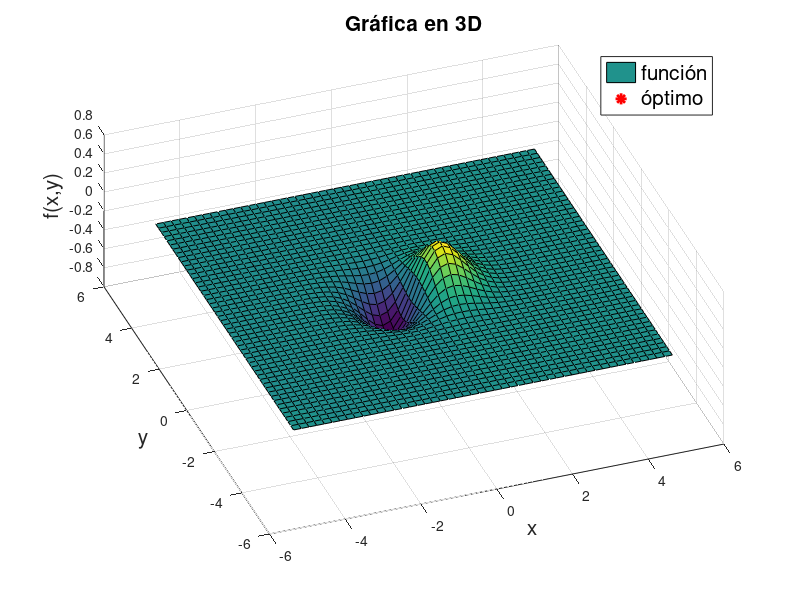
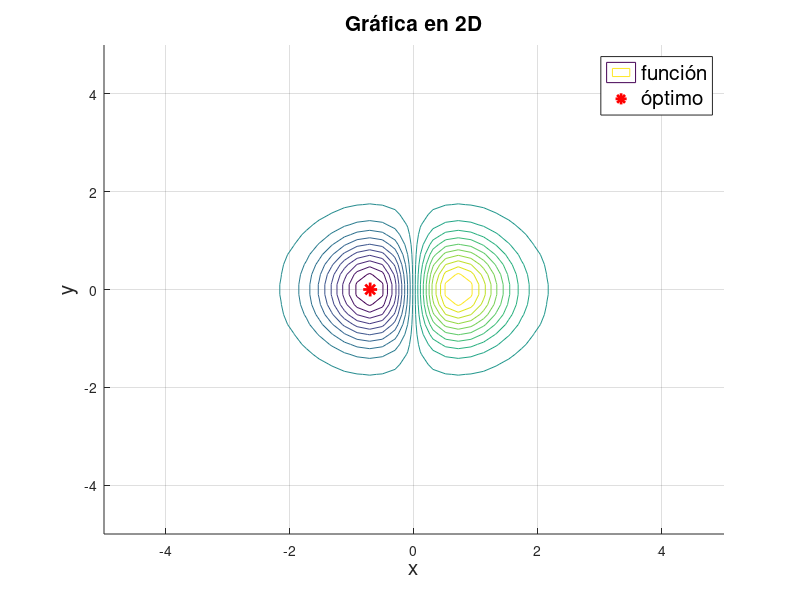
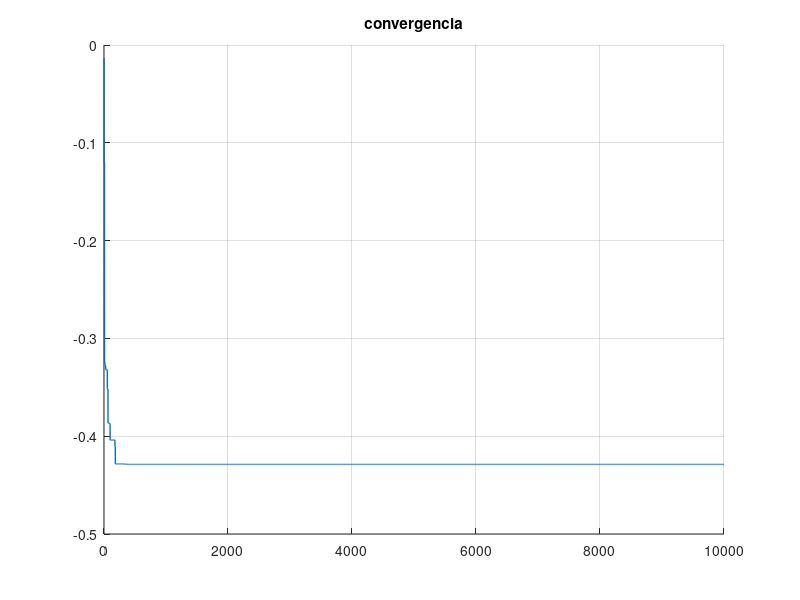

MATLAB code to generate these figures, in order:
clear
close all
clc 

f = @(x,y) x.*exp(-x.^2-y.^2); % funcion objetivo
%f = @(x,y) (x-2).^2+(y-2).^2; % funcion objetivo 2
x_lim = linspace(-5,5,50); % límites para eje x, -5 es inferior, 5 es superior, con 50 puntos
y_lim = linspace(-5,5,50); % límites para eje y, -5 es inferior, 5 es superior, con 50 puntos
[x1,y1] = meshgrid(x_lim,y_lim); % creamos una rejilla de puntos (x,y) para crear el plot

x0=[-2 -2]';
xu=[2 2]';
xl=[-2 -2]';
D=2;
N=10000;
conv=zeros([1 N]);
for i=1:N
    y=x0;
    j=randi([1 D]);
    y(j)=xl(j)+(xu(j)-xl(j)).*rand();
    if f(y(1), y(2))< f(x0(1), x0(2))
        x0=y;
    end
    conv(i)=f(x0(1),x0(2));
end
disp(["f(x,y)=" num2str(f(x0(1),x0(2)))])
disp(["x=" x0(1)])
disp(["y=" x0(2)])
z=f(x1,y1);

figure
hold on
grid on

surf(x1,y1,z) % plot de la rejilla en 3D
plot3(x0(1),x0(2),f(x0(1),x0(2)),'r*','LineWidth',2,'MarkerSize',10) % plot del minimo encontrado
%la solucion se plotea en las coordenadas que resulten de la iteracion en
%el vector x0
legend({'función','óptimo'},'FontSize',15)

title('Gráfica en 3D','FontSize',15)
xlabel('x','FontSize',15)
ylabel('y','FontSize',15)
zlabel('f(x,y)','FontSize',15)
view([-20,60]) % estos valores definen la vista 3D del plot


figure
hold on
grid on

contour(x1,y1,z,20) % plot de la rejilla en 2D
plot(x0(1),x0(2),'r*','LineWidth',2,'MarkerSize',10) % % plot del minimo encontrado
%la solucion se plotea en las coordenadas que resulten de la iteracion en
%el vector x0 pero ahora en 2D
legend({'función','óptimo'},'FontSize',15)

title('Gráfica en 2D','FontSize',15)
xlabel('x','FontSize',15)
ylabel('y','FontSize',15)

%convergencia
figure
hold on
grid on
plot(conv,'LineWidth',1);
xlim([0 N]);
title("convergencia")

